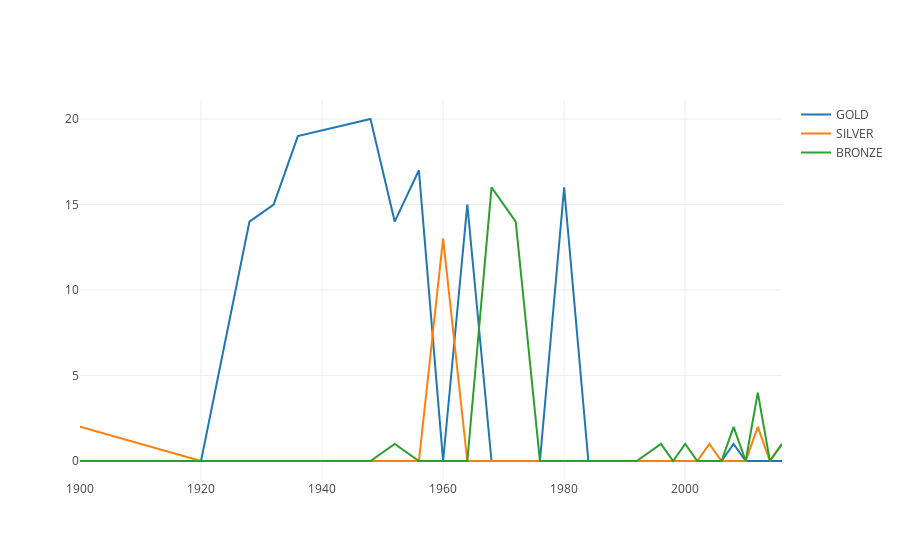

Notebook code for this chart:
### Code cell
total_medals= total_medals.fillna(0)
trace0 = go.Scatter(
    x = total_medals.index,
    y = total_medals['Gold'],
    mode = 'lines',
    name = 'GOLD'
)
trace1 = go.Scatter(
    x = total_medals.index,
    y = total_medals['Silver'],
    mode = 'lines',
    name = 'SILVER'
)
trace2 = go.Scatter(
    x = total_medals.index,
    y = total_medals['Bronze'],
    mode = 'lines',
    name = 'BRONZE'
)

data = [trace0, trace1, trace2]

plotly.offline.iplot({
    "data": data
})

### Figure 1 — Plotly figure (JSON) as saved in the notebook; plotly's stock layout.template omitted (floating-point values rounded to 4 significant figures)
{"data": [{"mode": "lines", "name": "GOLD", "type": "scatter", "x": [1900, 1920, 1924, 1928, 1932, 1936, 1948, 1952, 1956, 1960, 1964, 1968, 1972, 1976, 1980, 1984, 1988, 1992, 1996, 1998, 2000, 2002, 2004, 2006, 2008, 2010, 2012, 2014, 2016], "y": [0, 0, 7, 14, 15, 19, 20, 14, 17, 0, 15, 0, 0, 0, 16, 0, 0, 0, 0, 0, 0, 0, 0, 0, 1, 0, 0, 0, 0]}, {"mode": "lines", "name": "SILVER", "type": "scatter", "x": [1900, 1920, 1924, 1928, 1932, 1936, 1948, 1952, 1956, 1960, 1964, 1968, 1972, 1976, 1980, 1984, 1988, 1992, 1996, 1998, 2000, 2002, 2004, 2006, 2008, 2010, 2012, 2014, 2016], "y": [2, 0, 0, 0, 0, 0, 0, 0, 0, 13, 0, 0, 0, 0, 0, 0, 0, 0, 0, 0, 0, 0, 1, 0, 0, 0, 2, 0, 1]}, {"mode": "lines", "name": "BRONZE", "type": "scatter", "x": [1900, 1920, 1924, 1928, 1932, 1936, 1948, 1952, 1956, 1960, 1964, 1968, 1972, 1976, 1980, 1984, 1988, 1992, 1996, 1998, 2000, 2002, 2004, 2006, 2008, 2010, 2012, 2014, 2016], "y": [0, 0, 0, 0, 0, 0, 0, 1, 0, 0, 0, 16, 14, 0, 0, 0, 0, 0, 1, 0, 1, 0, 0, 0, 2, 0, 4, 0, 1]}], "layout": {}}
